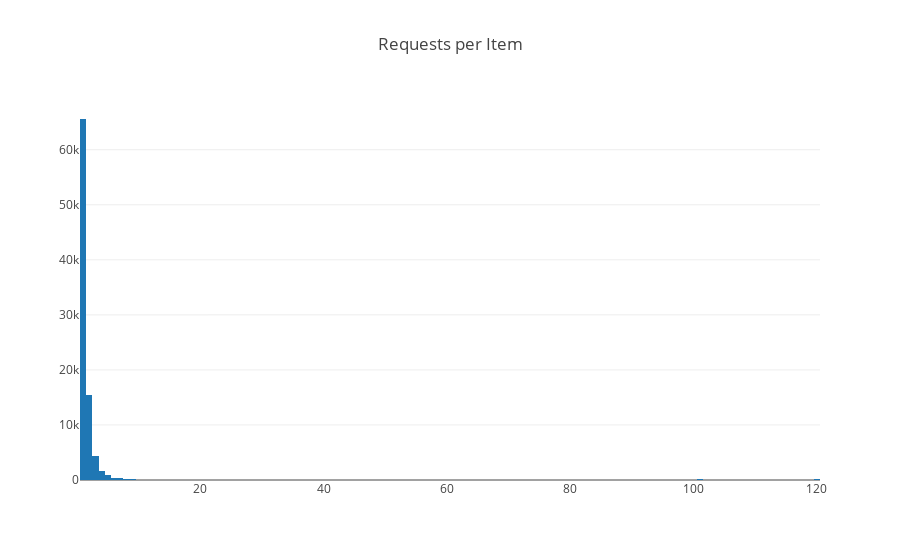

Notebook source saved alongside this figure:
### Code cell
abrs_df['Request Count'] = abrs_df.groupby(['NormalizedShelfmark'])['Request ID'].transform('count')
requests = abrs_df['Request Count'].tolist()
data = [Histogram(x=requests)]
layout = Layout(title='Requests per Item')
fig = Figure(data=data, layout=layout)
py.offline.iplot(fig)

### Figure 1 — Plotly figure (JSON) as saved in the notebook; plotly's stock layout.template omitted (floating-point values rounded to 4 significant figures; data arrays with more than 128 entries replaced by an {"elided": "..."} marker saying what was removed)
{"data": [{"type": "histogram", "x": {"elided": "89961 int values"}}], "layout": {"title": "Requests per Item"}}
